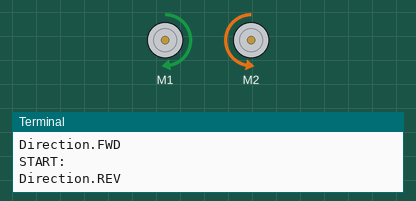
This program was run on a simulated Raspberry Pi (BCM pin numbers). Shown: 2 × DC motor (green arrow = forward, orange = backward, longer = faster), the last lines printed to the terminal. At 2.0 s the program stops and its outputs stay as they are.

Above: at 0.1 s.
At 1.1 s:
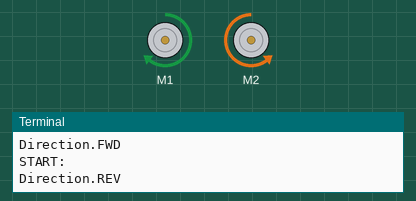
At 2.1 s:
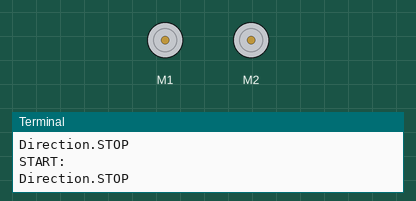
Timing chart, 0 to 3.5 s (numbered marks = the images above):
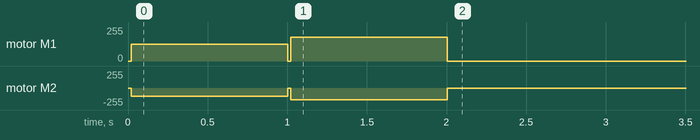

Measured:
- by itself, motor M1: stopped → forward 127/255 at 0.02 s, → forward 178/255 0.98 s later, → stopped 1.0 s later
- by itself, motor M2: stopped → backward 127/255 at 0.02 s, → backward 178/255 0.98 s later, → stopped 1.0 s later

The program:

motor.py
```python
#!/usr/bin/env python3
from adafruit_crickit import crickit
import time
import os
from enum import Enum

DC_ADJUST_R = float(os.environ.get("ROBO_DC_ADJUST_R", "1.0"))
DC_ADJUST_L = float(os.environ.get("ROBO_DC_ADJUST_L", "1.0"))
ADJUST = dict(R=DC_ADJUST_R, L=DC_ADJUST_L)
MOTOR = dict(R=crickit.dc_motor_1, L=crickit.dc_motor_2)
THROTTLE_SPEED = {0: 0, 1: 0.5, 2: 0.7, 3: 0.9} # 0.3 minimum speed but unreliable

class Direction(Enum):
    FWD = 1
    STOP = 0
    REV = -1

def set_throttle(name: str, newSpeed=0, direction=Direction.STOP):

    print("START: ")
    print(direction)

    if direction.name not in Direction._member_names_:
        print("ENTERED: ")
        print(direction)
        direction = Direction.STOP

    MOTOR[name].throttle = THROTTLE_SPEED[newSpeed] * ADJUST[name] * direction.value


def forward(duration=0.2, speed=3):
    set_throttle("R", speed, Direction.FWD)
    set_throttle("L", speed, Direction.REV)
    time.sleep(duration)
    set_throttle("R", 0)
    set_throttle("L", 0)


for speed in [1, 2]:
    print("move forward at speed:", speed)
    forward(duration=1, speed=speed)
```
